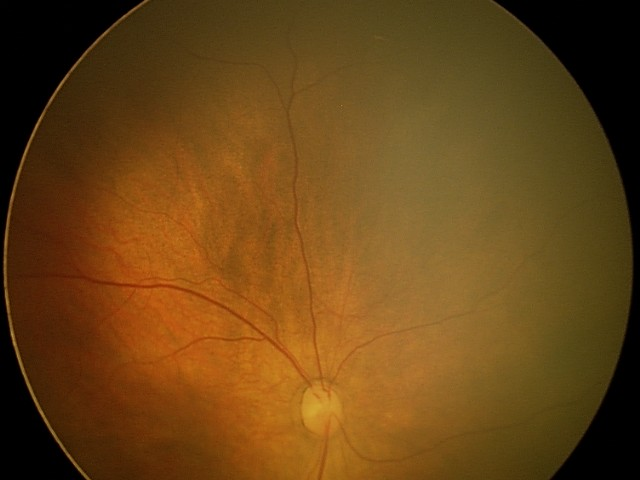
#> input picture PLUS/blood_vessel_seg/adults/whole_image_seg/Validation/test_channel/rop1.jpg, 640 x 480 px
$ python -i my_image_helper.py   (imports and definitions only)
#> lines starting #> are read from the running program, lines starting #| are printed output that depends on the picture
### LIBS/ImgPreprocess/my_image_norm.py
def input_norm(x):
    # if not isinstance(x, np.ndarray):
    #     x = np.asarray(x, dtype=np.float16)

    x /= 255.
    x -= 0.5
    x *= 2.
    return x


# [6 lines left out: function input_norm_reverse, not called in this run]

### LIBS/ImgPreprocess/my_image_helper.py

import numpy as np
import math
import cv2
import os

# detect vessel G channel
from LIBS.ImgPreprocess.my_image_norm import input_norm


# [127 lines left out: functions get_green_channel, resize_images_dir, image_to_square, image_border_padding, not called in this run]

# 加载一个或者图像文件或者图像文件列表 到 一个list  (384,384,3)  my_images_aug使用
def load_resize_images(image_files, image_shape=None, grayscale=False):
#> called with image_shape = (299, 299, 3), grayscale = False
    list_image = []

    if isinstance(image_files, list):   # list of image files
        for image_file in image_files:
            image_file = image_file.strip()

            if grayscale:
                image1 = cv2.imread(image_file, cv2.IMREAD_GRAYSCALE)
            else:
                image1 = cv2.imread(image_file)

            try:
                if (image_shape is not None) and (image1.shape[:2] != image_shape[:2]):
                        image1 = cv2.resize(image1, image_shape[:2])
            except:
                raise Exception("Image shape error:" + image_file)

            if image1 is None:
                raise Exception("Invalid image:" + image_file)

            if image1.ndim == 2:
                image1 = np.expand_dims(image1, axis=-1)

            list_image.append(image1)
    else:
        if isinstance(image_files, str):
            if grayscale:
                image1 = cv2.imread(image_files, cv2.IMREAD_GRAYSCALE)
            else:
                image1 = cv2.imread(image_files)
#> image1 is the input picture: shape (480, 640, 3); mean B, G, R 22.4, 68.9, 105.3
        else:
            if grayscale and image_files.ndim == 3:
                image1 = cv2.cvtColor(image_files, cv2.COLOR_BGR2GRAY)
            else:
                image1 = image_files

        try:
            if (image_shape is not None) and (image1.shape[:2] != image_shape[:2]):
                image1 = cv2.resize(image1, image_shape[:2])
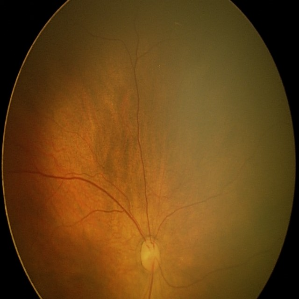
#> image1: shape (299, 299, 3); mean B, G, R 22.3, 68.8, 105.2
        except:
            raise Exception("Invalid image:" + image_files)

        if image1 is None:
            raise Exception("Invalid image:" + image_files)

        if image1.ndim == 2:
            image1 = np.expand_dims(image1, axis=-1)

        list_image.append(image1)

    return list_image


# [10 lines left out: function crop_image, not called in this run]

def my_gen_img_tensor(files, image_shape=(299, 299, 3), imgaug_seq=None, imgaug_times=1):
    images = load_resize_images(files, image_shape)
#> images = 1 item

    if imgaug_seq is None:
        x_test = images
#> x_test = 1 item
    else:
        images_times = []
        for _ in range(imgaug_times):
            images_times += images

        x_test = imgaug_seq.augment_images(images_times)

    x_test = np.asarray(x_test, dtype=np.float16)
    x_test = input_norm(x_test)

    return x_test

# [8 lines not run here, left out]

>>> result = my_gen_img_tensor('../../PLUS/blood_vessel_seg/adults/whole_image_seg/Validation/test_channel/rop1.jpg')
